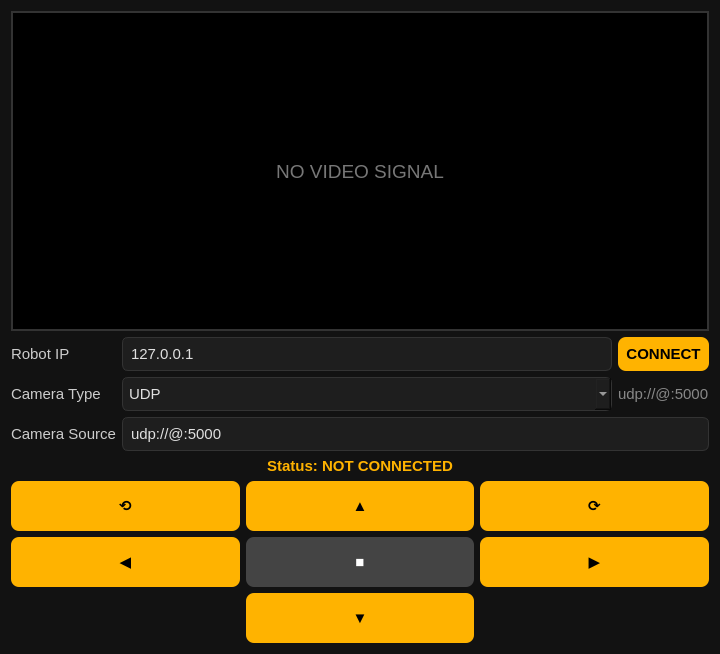
<?xml version="1.0" encoding="UTF-8"?>
<ui version="4.0">
    <class>SkyVIVRobotController</class>
    <widget class="QWidget" name="SkyVIVRobotController">
        <property name="geometry">
            <rect>
                <x>0</x>
                <y>0</y>
                <width>720</width>
                <height>560</height>
            </rect>
        </property>
        <property name="windowTitle">
            <string>SkyVIV Robot Controller</string>
        </property>
        <property name="styleSheet">
            <string>
                QWidget {
                background-color: #121212;
                color: #E0E0E0;
                font-family: Segoe UI;
                font-size: 11pt;
                }

                QLineEdit, QComboBox {
                background-color: #1E1E1E;
                border: 1px solid #333;
                border-radius: 6px;
                padding: 6px;
                }

                QLineEdit:focus, QComboBox:focus {
                border: 1px solid #FFB300;
                }

                QLabel {
                color: #CCCCCC;
                }

                QPushButton {
                background-color: #FFB300;
                color: #000;
                border: none;
                border-radius: 8px;
                padding: 8px;
                font-weight: bold;
                }

                QPushButton:hover {
                background-color: #FFC83D;
                }

                QPushButton:pressed {
                background-color: #E6A800;
                }

                QPushButton#btnStop {
                background-color: #444;
                color: #FFF;
                }

                QPushButton#btnStop:hover {
                background-color: #666;
                }
            </string>
        </property>

        <layout class="QVBoxLayout" name="mainLayout" stretch="0,0,1">

            <!-- ================= Video ================= -->
            <item>
                <widget class="QLabel" name="videoLabel">
                    <property name="minimumSize">
                        <size>
                            <width>680</width>
                            <height>320</height>
                        </size>
                    </property>
                    <property name="text">
                        <string>NO VIDEO SIGNAL</string>
                    </property>
                    <property name="alignment">
                        <set>Qt::AlignCenter</set>
                    </property>
                    <property name="styleSheet">
                        <string>
                            background-color: #000;
                            border: 2px solid #333;
                            color: #777;
                            font-size: 14pt;
                        </string>
                    </property>
                </widget>
            </item>

            <!-- ================= Settings ================= -->
            <item>
                <layout class="QGridLayout" name="gridLayout" columnstretch="0,1,0">

                    <item row="0" column="0">
                        <widget class="QLabel" name="labelIp">
                            <property name="text">
                                <string>Robot IP</string>
                            </property>
                        </widget>
                    </item>

                    <item row="0" column="1">
                        <widget class="QLineEdit" name="ipInput">
                            <property name="text">
                                <string>127.0.0.1</string>
                            </property>
                        </widget>
                    </item>

                    <item row="0" column="2">
                        <widget class="QPushButton" name="btnConnect">
                            <property name="text">
                                <string>CONNECT</string>
                            </property>
                        </widget>
                    </item>

                    <item row="1" column="0">
                        <widget class="QLabel" name="labelCamType">
                            <property name="text">
                                <string>Camera Type</string>
                            </property>
                        </widget>
                    </item>

                    <item row="1" column="1">
                        <widget class="QComboBox" name="cameraType">
                            <item>
                                <property name="text">
                                    <string>UDP</string>
                                </property>
                            </item>
                            <item>
                                <property name="text">
                                    <string>OpenCV</string>
                                </property>
                            </item>
                            <item>
                                <property name="text">
                                    <string>RTSP</string>
                                </property>
                            </item>
                        </widget>
                    </item>

                    <item row="1" column="2">
                        <widget class="QLabel" name="labelCamHint">
                            <property name="text">
                                <string>udp://@:5000</string>
                            </property>
                            <property name="styleSheet">
                                <string>color:#888;</string>
                            </property>
                        </widget>
                    </item>

                    <item row="2" column="0">
                        <widget class="QLabel" name="labelCamSource">
                            <property name="text">
                                <string>Camera Source</string>
                            </property>
                        </widget>
                    </item>

                    <item row="2" column="1" colspan="2">
                        <widget class="QLineEdit" name="cameraSource">
                            <property name="text">
                                <string>udp://@:5000</string>
                            </property>
                        </widget>
                    </item>

                    <item row="3" column="0" colspan="3">
                        <widget class="QLabel" name="statusLabel">
                            <property name="text">
                                <string>Status: NOT CONNECTED</string>
                            </property>
                            <property name="alignment">
                                <set>Qt::AlignCenter</set>
                            </property>
                            <property name="styleSheet">
                                <string>
                                    color: #FFB300;
                                    font-weight: bold;
                                </string>
                            </property>
                        </widget>
                    </item>

                </layout>
            </item>

            <!-- ================= Controls ================= -->
            <item>
                <layout class="QGridLayout" name="controlLayout">

                    <!-- CW -->
                    <item row="0" column="0">
                        <widget class="QPushButton" name="btnCCW">
                            <property name="text">
                                <string>⟲</string>
                            </property>
                            <property name="toolTip">
                                <string>Rotate Counter-Clockwise (E)</string>
                            </property>
                            <property name="minimumSize">
                                <size>
                                    <width>80</width>
                                    <height>50</height>
                                </size>
                            </property>
                        </widget>
                    </item>

                    <!-- Forward -->
                    <item row="0" column="1">
                        <widget class="QPushButton" name="btnForward">
                            <property name="text">
                                <string>▲</string>
                            </property>
                            <property name="minimumSize">
                                <size>
                                    <width>80</width>
                                    <height>50</height>
                                </size>
                            </property>
                        </widget>
                    </item>

                    <!-- CCW -->
                    <item row="0" column="2">
                        <widget class="QPushButton" name="btnCW">
                            <property name="text">
                                <string>⟳</string>
                            </property>
                            <property name="toolTip">
                                <string>Rotate Clockwise (Q)</string>
                            </property>
                            <property name="minimumSize">
                                <size>
                                    <width>80</width>
                                    <height>50</height>
                                </size>
                            </property>
                        </widget>

                    </item>

                    <!-- Left -->
                    <item row="1" column="0">
                        <widget class="QPushButton" name="btnLeft">
                            <property name="text">
                                <string>◀</string>
                            </property>
                            <property name="minimumSize">
                                <size>
                                    <width>80</width>
                                    <height>50</height>
                                </size>
                            </property>
                        </widget>
                    </item>

                    <!-- Stop -->
                    <item row="1" column="1">
                        <widget class="QPushButton" name="btnStop">
                            <property name="text">
                                <string>■</string>
                            </property>
                            <property name="minimumSize">
                                <size>
                                    <width>80</width>
                                    <height>50</height>
                                </size>
                            </property>
                        </widget>
                    </item>

                    <!-- Right -->
                    <item row="1" column="2">
                        <widget class="QPushButton" name="btnRight">
                            <property name="text">
                                <string>▶</string>
                            </property>
                            <property name="minimumSize">
                                <size>
                                    <width>80</width>
                                    <height>50</height>
                                </size>
                            </property>
                        </widget>
                    </item>

                    <!-- Backward -->
                    <item row="2" column="1">
                        <widget class="QPushButton" name="btnBackward">
                            <property name="text">
                                <string>▼</string>
                            </property>
                            <property name="minimumSize">
                                <size>
                                    <width>80</width>
                                    <height>50</height>
                                </size>
                            </property>
                        </widget>
                    </item>

                </layout>
            </item>

        </layout>
    </widget>
    <resources />
    <connections />
</ui>
